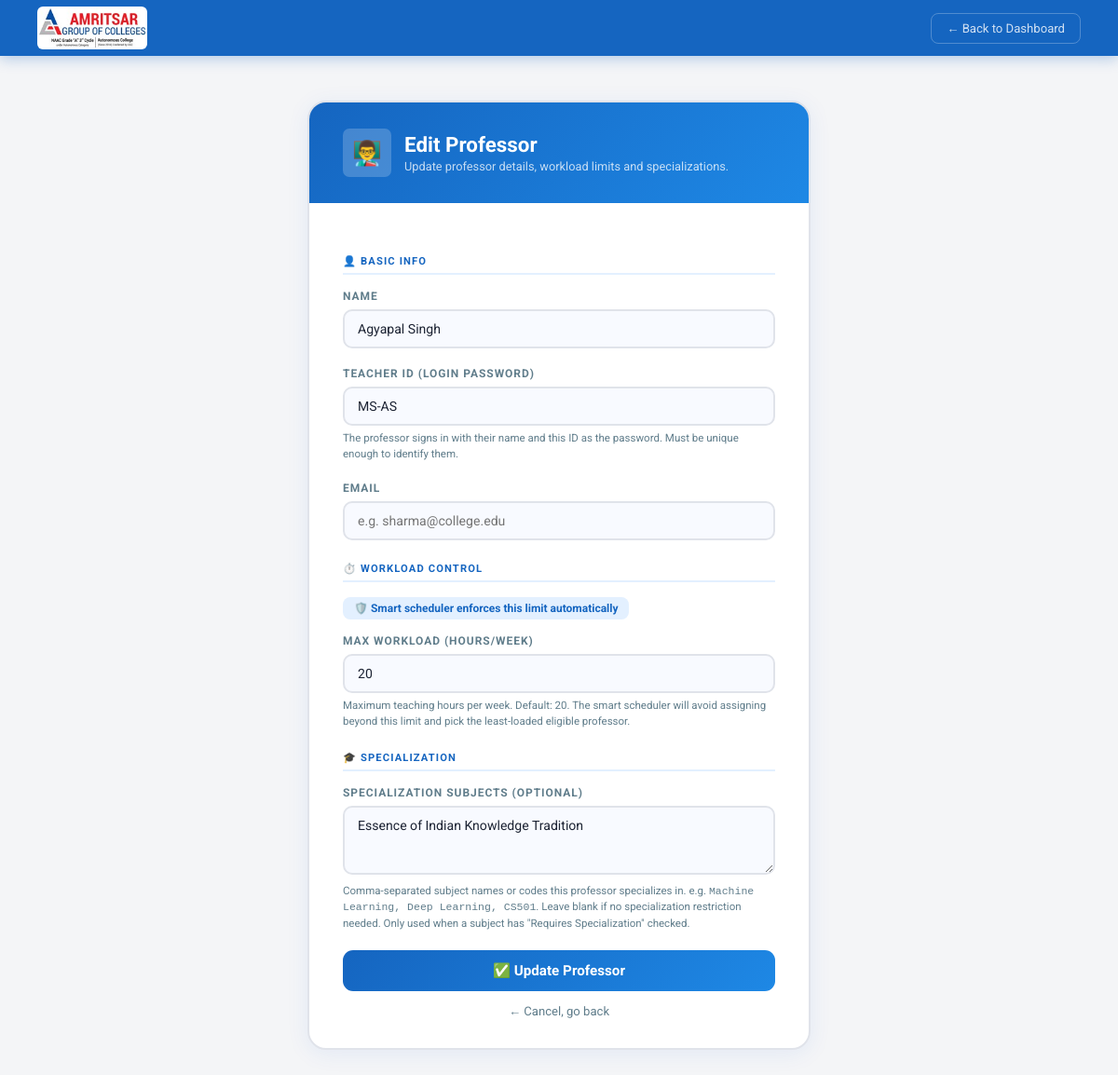
Page /edit-professor/792/ (signed in) on the committed database.
### scheduler/models.py (models this page shows, shortened)
class Professor(models.Model):
    name = models.CharField(max_length=100)
    professor_id = models.CharField(max_length=50, blank=True, default='')
    department = models.ForeignKey(
        'Department', on_delete=models.SET_NULL, null=True, blank=True,
        related_name='professors')
    departments = models.ManyToManyField(
        'Department', blank=True, related_name='shared_professors')
    email = models.EmailField(blank=True)
    max_workload_hours_per_week = models.IntegerField(default=20)
    specialization_subjects = models.TextField(blank=True, default='')
    section_restrictions = models.TextField(blank=True, default='')

### scheduler/views.py (the view, shortened to what this page needs)
# urls.py: path('edit-professor/<int:professor_id>/', views.edit_professor, name='edit_professor'),
def edit_professor(request, professor_id):
    professor = get_object_or_404(Professor, id=professor_id)
    guard = _dept_guard(request, professor)
    if guard: return guard
    form = ProfessorForm(request.POST or None, instance=professor)
    return render(request, 'professor_form.html', {'form': form, 'edit': True})

### scheduler/accounts.py (called while the page is built)
def current_role(request):
    return request.session.get('role')

def current_display_name(request):
    return request.session.get('display_name', '')

def current_department_id(request):
    return request.session.get('department_id')

def can_access_object(request, obj):
    from .models import Professor
    if isinstance(obj, Professor):
        role = current_role(request)
        if role == ADMIN:
            return True
        if role == DEPT_ADMIN:
            did = current_department_id(request)
            if obj.department_id is None or obj.department_id == did:
                return True
            return obj.departments.filter(id=did).exists()
        return False
    return can_access_department(request, object_department_id(obj))

def auth_context(request):
    role = current_role(request)
    dept_name = ''
    dept_id = current_department_id(request)
    if dept_id:
        from .models import Department
        d = Department.objects.filter(id=dept_id).first()
        dept_name = d.name if d else ''
    return {
        'auth_role': role,
        'auth_display_name': current_display_name(request),
        'auth_is_admin': role == ADMIN,
        'auth_is_dept_admin': role == DEPT_ADMIN,
        'auth_is_staff': role in STAFF_ROLES,
        'auth_department_name': dept_name,
    }

### scheduler/views.py (called while the page is built)
def _dept_guard(request, obj):
    if not acc.can_access_object(request, obj):
        return HttpResponseForbidden(
            '<h1>403 — Access denied</h1>'
            '<p>You can only manage records for your own department.</p>'
            '<p><a href="/">← Dashboard</a></p>')
    return None

### template/professor_form.html (shortened to what this page needs)
<!DOCTYPE html>
<html lang="en">
<head>
</head>
<body>
<nav>
  <div class="brand">
    <img src="/static/agclogo.jpg" alt="AGC Logo">
  </div>
  <a href="/" class="back">← Back to Dashboard</a>
</nav>
<main>
  <div class="form-card">
    <div class="form-header">
      <div class="form-icon">👨‍🏫</div>
      <div>
        <h1>{% if edit %}Edit Professor{% else %}Add Professor{% endif %}</h1>
        <p>{% if edit %}Update professor details, workload limits and specializations.{% else %}Add a faculty member with scheduling constraints.{% endif %}</p>
      </div>
    </div>
    <div class="form-body">
      <form method="POST">
        <div class="section-label">👤 Basic Info</div>
        <div class="field">
          <label>{{ form.name.label }}</label>
          {{ form.name }}
        </div>
        <div class="field">
          <label>{{ form.professor_id.label }}</label>
          {{ form.professor_id }}
          <div class="help">{{ form.professor_id.help_text }}</div>
        </div>
        <div class="field">
          <label>{{ form.email.label }}</label>
          {{ form.email }}
        </div>
        <div class="section-label">⏱️ Workload Control</div>
        <div class="info-chip">🛡️ Smart scheduler enforces this limit automatically</div>
        <div class="field">
          <label>{{ form.max_workload_hours_per_week.label }}</label>
          {{ form.max_workload_hours_per_week }}
          <div class="help">Maximum teaching hours per week. Default: 20. The smart scheduler will avoid assigning beyond this limit and pick the least-loaded eligible professor.</div>
        </div>
        <div class="section-label">🎓 Specialization</div>
        <div class="field">
          <label>{{ form.specialization_subjects.label }}</label>
          {{ form.specialization_subjects }}
          <div class="help">Comma-separated subject names or codes this professor specializes in. e.g. <code>Machine Learning, Deep Learning, CS501</code>. Leave blank if no specialization restriction needed. Only used when a subject has "Requires Specialization" checked.</div>
        </div>
        <button type="submit" class="submit-btn">{% if edit %}✅ Update Professor{% else %}✅ Add Professor{% endif %}</button>
        <a href="/" class="cancel-link">← Cancel, go back</a>
      </form>
    </div>
  </div>
</main>
</body>
</html>

### template/professor_form.html (style rules this page uses)
*,*::before,*::after { box-sizing:border-box;margin:0;padding:0 }
:root { --bg:#f4f5f7;--card:#fff;--border:#e0e3ea;--blue:#1565c0;--blue-light:#e3f0ff; --red:#e02424;--green:#16a34a;--text:#1c2333;--muted:#607d8b; }
body { font-family:'Roboto',sans-serif;background:var(--bg);color:var(--text);min-height:100vh;display:flex;flex-direction:column; }
nav { display:flex;align-items:center;justify-content:space-between;padding:0 40px; height:60px;background:var(--blue);box-shadow:0 3px 14px rgba(21,101,192,.3); }
.brand { display:flex;align-items:center;gap:12px; }
.brand img { height:46px;width:auto;border-radius:6px;background:#fff;padding:2px; }
.back { font-size:.82rem;color:rgba(255,255,255,.8);text-decoration:none;padding:8px 16px; border-radius:8px;border:1px solid rgba(255,255,255,.25);transition:all .2s; }
main { flex:1;display:flex;align-items:flex-start;justify-content:center;padding:48px 24px; }
.form-card { background:var(--card);border:2px solid var(--border);border-radius:20px; padding:0;width:100%;max-width:540px;box-shadow:0 4px 24px rgba(26,86,219,.08); animation:pop .45s ease both;overflow:hidden; }
.form-header { background:linear-gradient(135deg,var(--blue),#1e88e5);padding:28px 36px; display:flex;align-items:center;gap:14px; }
.form-icon { width:52px;height:52px;background:rgba(255,255,255,.2); border-radius:7px;display:flex;align-items:center;justify-content:center;font-size:1.6rem;flex-shrink:0; }
.form-header h1 { font-family:'Roboto',sans-serif;font-size:1.4rem;font-weight:700;color:#fff; }
.form-header p { font-size:.8rem;color:rgba(255,255,255,.75);margin-top:3px; }
.form-body { padding:32px 36px; }
.field { margin-bottom:20px; }
.field label { display:block;font-size:.75rem;font-weight:700;text-transform:uppercase; letter-spacing:.08em;color:var(--muted);margin-bottom:7px; }
.field input,.field select,.field textarea { width:100%;padding:11px 14px;background:#f8faff; border:2px solid var(--border);border-radius:10px;color:var(--text);font-size:.88rem; font-family:'Roboto',sans-serif;outline:none;transition:border-color .2s,box-shadow .2s; }
.field textarea { resize:vertical;min-height:72px; }
.field .help { font-size:.72rem;color:var(--muted);margin-top:5px;line-height:1.5; }
.section-label { font-size:.7rem;font-weight:700;text-transform:uppercase;letter-spacing:.1em; color:var(--blue);border-bottom:2px solid var(--blue-light);padding-bottom:6px; margin-bottom:16px;margin-top:24px; }
.info-chip { display:inline-flex;align-items:center;gap:5px;background:var(--blue-light); color:var(--blue);border-radius:8px;padding:5px 12px;font-size:.75rem;font-weight:700; margin-bottom:16px; }
.submit-btn { width:100%;padding:13px;background:linear-gradient(135deg,var(--blue),#1e88e5); color:#fff;border:none;border-radius:11px;font-family:'Roboto',sans-serif; font-size:.95rem;font-weight:700;cursor:pointer;transition:all .2s; }
.cancel-link { display:block;text-align:center;margin-top:14px;font-size:.82rem;color:var(--muted);text-decoration:none; }

### rows in the picture
Professor: name "Agyapal Singh", professor_id "MS-AS", max_workload_hours_per_week "20", specialization_subjects "Essence of Indian Knowledge Tradition"
